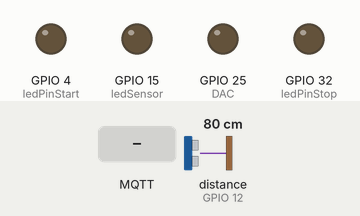
The sketch below on a simulated ESP32. Parts: output pins drawn as LEDs (lit = HIGH). Wiring (inferred from the names in the program): ultrasonic range finder: trigger GPIO 14; echo GPIO 12. Dashed ring = blinking. The inputs (shaded band) are chosen by the test bench; at power-on: distance to the obstacle (sensor on GPIO 12) 80 cm. The echo pulse lasts 58.3 µs per cm; WiFi joins after 1.5 s; servers stay silent unless stated; no MQTT or app messages arrive unless stated; pins used as bus, display or sensor lines are not drawn; what the sketch prints to the serial monitor is not drawn.

Above: at 2.7 s.
2.8 s: distance to the obstacle (sensor on GPIO 12) set to 2 cm
At 4.9 s:
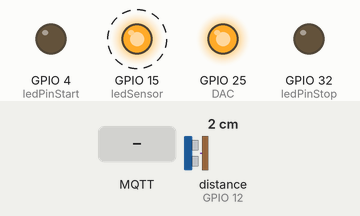
8.0 s: MQTT message "on" arrives on the first subscribed topic
At 8.7 s:
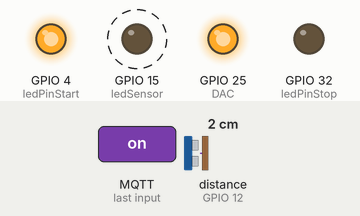
13.2 s: distance to the obstacle (sensor on GPIO 12) set to 4 cm
At 13.36 s:
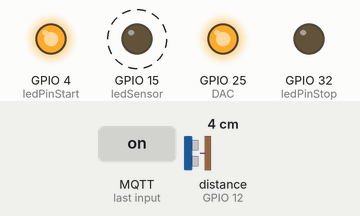
16.7 s: MQTT message "on" arrives on the second subscribed topic
At 16.89 s:
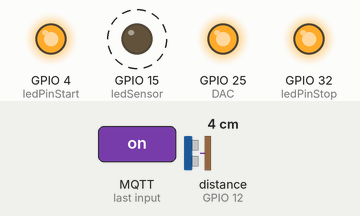
20.2 s: MQTT message "off" arrives on the first subscribed topic
At 20.42 s:
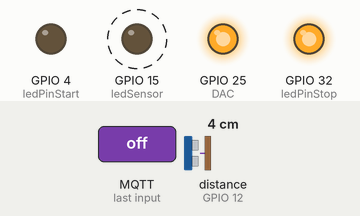
23.7 s: distance to the obstacle (sensor on GPIO 12) set to 35 cm
At 23.9 s:
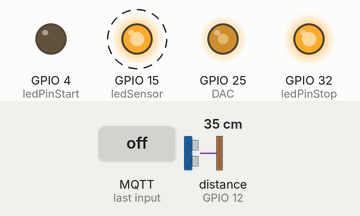
Timing chart, 0 to 28.2 s (numbered marks = the images above; inputs shaded):
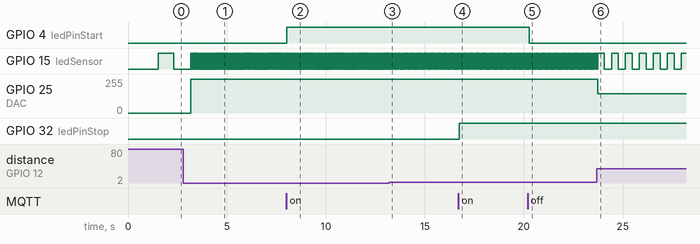

The sketch:

ULTRASONIDO_ARDUINO_V6.ino
```cpp
/*********
  Rui Santos
  Complete project details at https://randomnerdtutorials.com
*********/

#include <WiFi.h>
#include <PubSubClient.h>
#include <Wire.h>
#include <Adafruit_BME280.h>
#include <Adafruit_Sensor.h>

// Replace the next variables with your SSID/Password combination
const char* ssid = "MiFibra-1BB8";
const char* password = "R7vCrtyV";

// Add your MQTT Broker IP address, example:
//const char* mqtt_server = "192.168.1.128";
const char* mqtt_server = "192.168.1.128";

WiFiClient espClient;
PubSubClient client(espClient);
long lastMsg = 0;
char msg[50];
int value = 0;

//uncomment the following lines if you're using SPI
/*#include <SPI.h>
#define BME_SCK 18
#define BME_MISO 19
#define BME_MOSI 23
#define BME_CS 5*/

//Adafruit_BME280 bme; // I2C
//Adafruit_BME280 bme(BME_CS); // hardware SPI
//Adafruit_BME280 bme(BME_CS, BME_MOSI, BME_MISO, BME_SCK); // software SPI
//float temperature = 0;
//float humidity = 0;
float tension = 0;
int analogicOutput = 0;
//int potValor = 0;
int DURACION;
float DISTANCIA;


// LED Pin
const int ledPinStart = 4;
const int ledPinStop = 32;
//const int potPin = 34;
const int DAC = 25;
int TRIG = 14;			// trigger en pin 14
int ECO = 12;			// echo en pin 12
int ledSensor = 15;


void setup() {
  Serial.begin(115200);
  // default settings
  // (you can also pass in a Wire library object like &Wire2)
  //status = bme.begin();
  //if (!bme.begin(0x76)) {
    //Serial.println("Could not find a valid BME280 sensor, check wiring!");
    //while (1);
  //}
  setup_wifi();
  client.setServer(mqtt_server, 1883);
  client.setCallback(callback);

  pinMode(ledPinStart, OUTPUT);
  pinMode(ledPinStop, OUTPUT);
  pinMode(TRIG, OUTPUT); 	// trigger como salida
  pinMode(ECO, INPUT);		// echo como entrada
  pinMode(ledSensor, OUTPUT);		// LED como salida
}

void setup_wifi() {
  delay(10);
  // We start by connecting to a WiFi network
  Serial.println();
  Serial.print("Connecting to ");
  Serial.println(ssid);

  WiFi.begin(ssid, password);

  while (WiFi.status() != WL_CONNECTED) {
    delay(500);
    Serial.print(".");
  }

  Serial.println("");
  Serial.println("WiFi connected");
  Serial.println("IP address: ");
  Serial.println(WiFi.localIP());
}

void callback(char* topic, byte* message, unsigned int length) {
  Serial.print("Message arrived on topic: ");
  Serial.print(topic);
  Serial.print(". Message: ");
  String messageTemp;

  for (int i = 0; i < length; i++) {
    Serial.print((char)message[i]);
    messageTemp += (char)message[i];
  }
  Serial.println();

  // Feel free to add more if statements to control more GPIOs with MQTT

  // If a message is received on the topic esp32/output, you check if the message is either "on" or "off".
  // Changes the output state according to the message
  if (String(topic) == "esp32/outputStart") {
    Serial.print("Changing output Start to ");
    if(messageTemp == "on"){
      Serial.println("on");
      digitalWrite(ledPinStart, HIGH);
    }
    else if(messageTemp == "off"){
      Serial.println("off");
      digitalWrite(ledPinStart, LOW);
    }
  }
    if (String(topic) == "esp32/outputStop") {
    Serial.print("Changing output Stop to ");
    if(messageTemp == "on"){
      Serial.println("on");
      digitalWrite(ledPinStop, HIGH);
    }
    else if(messageTemp == "off"){
      Serial.println("off");
      digitalWrite(ledPinStop, LOW);
    }
  }
}

void reconnect() {
  // Loop until we're reconnected
  while (!client.connected()) {
    Serial.print("Attempting MQTT connection...");
    // Attempt to connect
    if (client.connect("ESP8266Client")) {
      Serial.println("connected");
      // Subscribe
      client.subscribe("esp32/outputStart");
      client.subscribe("esp32/outputStop");
    } else {
      Serial.print("failed, rc=");
      Serial.print(client.state());
      Serial.println(" try again in 5 seconds");
      // Wait 5 seconds before retrying
      delay(5000);
    }
  }
}
void loop() {
  //potValor = analogRead(potPin);

  digitalWrite(TRIG, HIGH); 		// generacion del pulso a enviar
  delay(1);				// al pin conectado al trigger
  digitalWrite(TRIG, LOW);		// del sensor

  DURACION = pulseIn(ECO, HIGH);	// con funcion pulseIn se espera un pulso
  					// alto en Echo
  DISTANCIA = DURACION / 58.2;		// distancia medida en centimetros

  analogicOutput=map(DISTANCIA, 75, 5, 0, 255);
  dacWrite(DAC,analogicOutput);
  tension=analogicOutput*0.01196+0.11;


  if (DISTANCIA <= 100 && DISTANCIA >= 0){	// si distancia entre 0 y 80 cms.
    digitalWrite(ledSensor, HIGH);			// enciende LED
    delay(DISTANCIA * 10);			// demora proporcional a la distancia
    digitalWrite(ledSensor, LOW);			// apaga LED
    delay(DISTANCIA * 10);   	// demora proporcional a la distancia
    }


  if (!client.connected()) {
    reconnect();
  }
  client.loop();

  long now = millis();
  if (now - lastMsg > 500) {
    lastMsg = now;

    // Temperature in Celsius
    //temperature = bme.readTemperature();
    // Uncomment the next line to set temperature in Fahrenheit
    // (and comment the previous temperature line)
    //temperature = 1.8 * bme.readTemperature() + 32; // Temperature in Fahrenheit

    // Convert the value to a char array
    //char tempString[8];
    //dtostrf(temperature, 1, 1, tempString);
    //Serial.print("Temperature: ");
    //Serial.println(tempString);
    //client.publish("esp32/temperature", tempString);

    //humidity = bme.readHumidity();

    // Convert the value to a char array
    //char humString[8];
    //dtostrf(humidity, 1, 1, humString);
    //Serial.print("Humidity: ");
    //Serial.println(humString);
    //client.publish("esp32/humidity", humString);


    char tensionString[8];
    dtostrf(tension, 1, 1, tensionString);
    Serial.print("Tension: ");
    Serial.println(tensionString);
    client.publish("esp32/tension", tensionString);

    char distanciaString[8];
    dtostrf(DISTANCIA, 1, 1, distanciaString);
    Serial.print("Distancia: ");
    Serial.println(DISTANCIA);
    client.publish("esp32/distancia", distanciaString);

  }

}
```

Measured:
- after the input at 2.8 s, GPIO 15 (ledSensor): alternates HIGH for 0.02 s and LOW for 0.02 s, starting after 0.40 s; GPIO 25 (DAC): 0/255 → 255/255 after 0.38 s
- after the input at 8.0 s, GPIO 4 (ledPinStart): LOW → HIGH at once
- after the input at 13.2 s, GPIO 15 (ledSensor): alternates HIGH for 0.04 s and LOW for 0.04 s, starting after 0.11 s
- after the input at 16.7 s, GPIO 32 (ledPinStop): LOW → HIGH after 0.05 s
- after the input at 20.2 s, GPIO 4 (ledPinStart): HIGH → LOW after 0.08 s
- after the input at 23.7 s, GPIO 15 (ledSensor): alternates HIGH for 0.35 s and LOW for 0.35 s, starting after 0.38 s; GPIO 25 (DAC): 255/255 → 145/255 at once
